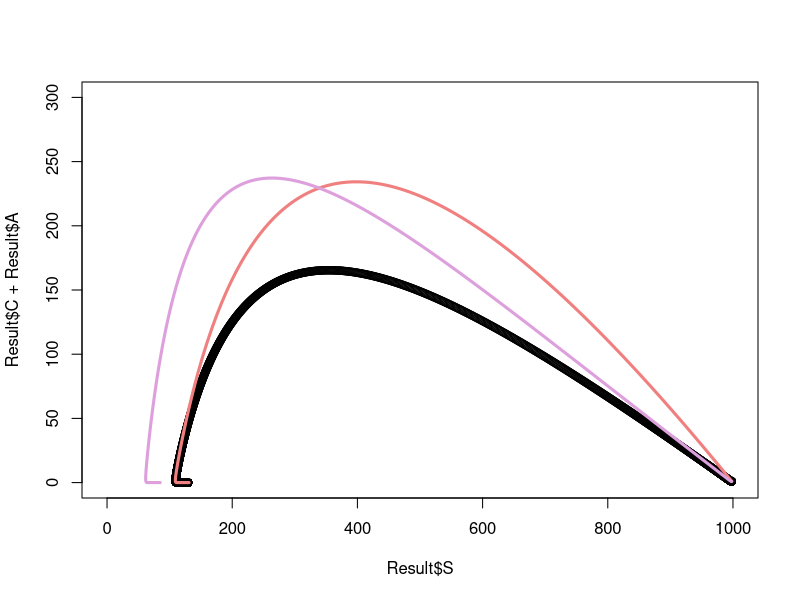
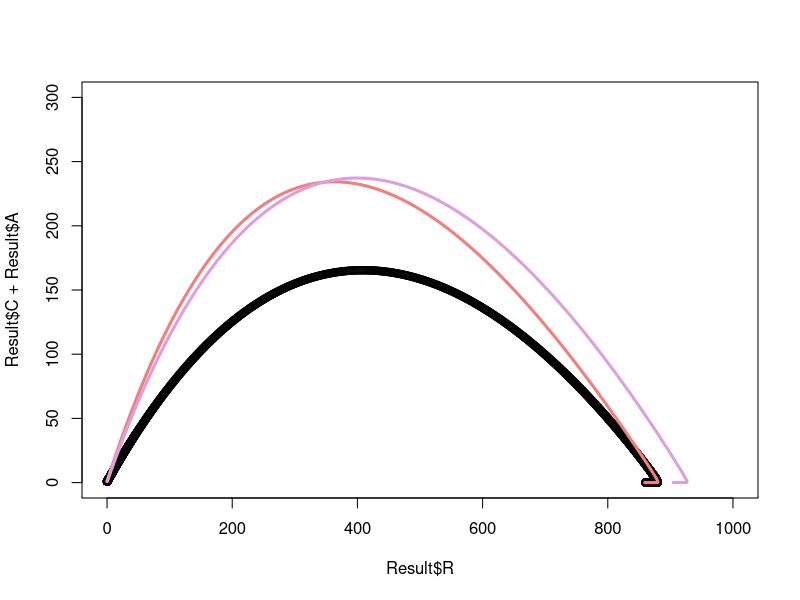
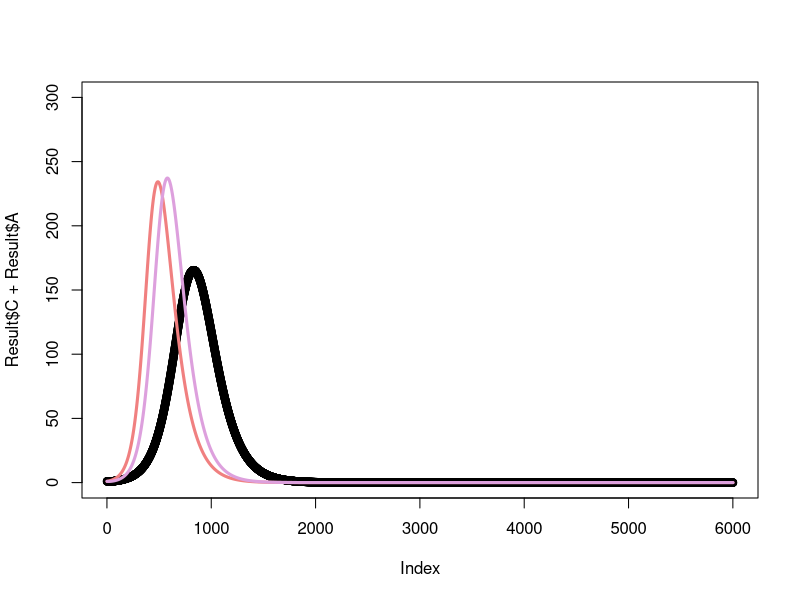
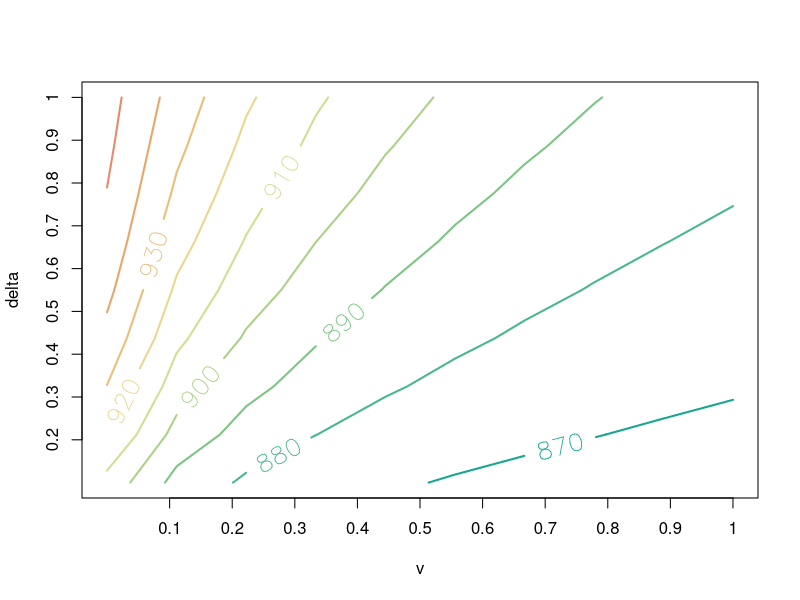

Source code (R) for these figures, in order:
library(deSolve)

SEACRD<-function(t, state, parameters){
  with(as.list(c(state, parameters)),{
    P <- (S+E+A+C+R)
    lam<-parameters['beta']*(rho*A+C+delta*E)/P
    
    dS <- mu*P-mu*S-lam*S   
    dE <- lam*S - v*E - mu*E
    dA <- (1-gamma)*v*E - taua*A - mu*A
    dC <- gamma*v*E - tauc*C - mu*C 
    dR <- (1-phi)*tauc*C + taua*A - mu*R
    dD <- phi*tauc*C
    
    list(c(dS, dE, dA, dC, dR, dD))}) 
}


initP<-999 
initE<-0
initA<-0
initC<-1
initR<-0 
initD<-0
initS<-initP-initE-initA-initC-initR
istate <- c(S = initS, E = initE, A = initA, C = initC, R = initR, D = initD)

parameters <- c(
  mu = (1/(50*52*7)),    
  beta = 0.25, 
  v = 1/4,
  gamma = 0.2,
  taua = 1/10,
  tauc = 1/10,
  phi=0.05,
  rho=1,
  delta=0.0
)

time_start <- 0
time_stop <- 600
deltat<- 0.1
tps <- seq(time_start , time_stop , by = deltat)

out <- deSolve::ode(y = istate, times = tps, func = SEACRD, parms = parameters) 
Result<-as.data.frame(out)

# plot(out)
# plot(Result)
plot(Result$S,Result$C+Result$A, ylim = c(0,300),xlim = c(0,1000))


parameters['v']<-1e10
out2 <- deSolve::ode(y = istate, times = tps, func = SEACRD, parms = parameters) 
Result2<-as.data.frame(out2)
lines(Result2$S,Result2$C+Result2$A, col = "lightcoral", lwd=3)


parameters['v']<-1/4
parameters['delta']<-0.5
out3 <- deSolve::ode(y = istate, times = tps, func = SEACRD, parms = parameters) 
Result3<-as.data.frame(out3)
lines(Result3$S,Result3$C+Result3$A, col = "plum", lwd=3)


plot(Result$R,Result$C+Result$A, ylim = c(0,300),xlim = c(0,1000))
lines(Result2$R,Result2$C+Result2$A, col = "lightcoral", lwd=3)
lines(Result3$R,Result3$C+Result3$A, col = "plum", lwd=3)


plot(Result$C+Result$A, ylim = c(0,300))
lines(Result2$C+Result2$A, col = "lightcoral", lwd=3)
lines(Result3$C+Result3$A, col = "plum", lwd=3)
sum(Result$C+Result$A)
sum(Result2$C+Result2$A)
sum(Result3$C+Result3$A)

v_vector<-seq(0.1,1,by=0.1)
delta_vector<-(seq(0.2,1,by=0.1))
result<-matrix(0,nrow = length(v_vector),length(delta_vector))
for (i in 1:length(v_vector)){
  for (j in 1:length(delta_vector)){
    parameters["v"]<-v_vector[i]
    parameters["delta"]<-delta_vector[j]
    
    out <- deSolve::ode(y = istate, times = tps, func = SEACRD, parms = parameters) 
    
    result[i,j]<-tail(out[,6],1)
  }
}
contour(result,xaxt = "n", yaxt = "n",xlab="v",ylab="delta",nlevels = 10, labcex=1.6,col = hcl.colors(12, "Temps"),lwd =2)
axis(1, at=1:length(v_vector)/length(v_vector), labels=v_vector)
axis(2, at=1:length(delta_vector)/length(delta_vector), labels=delta_vector)
